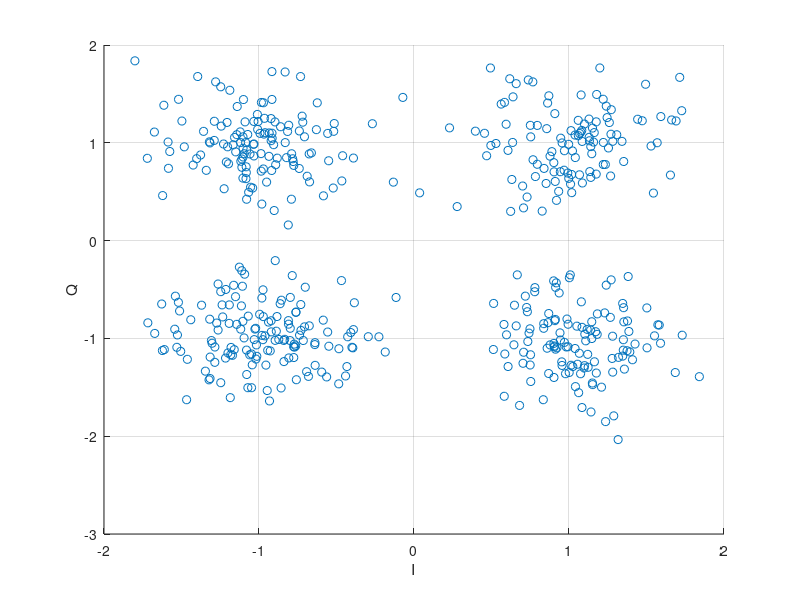

Recreate this plot in MATLAB. (Note: this script raises an error after producing the figure.)
clc;
clearvars;

% QPSK

random_bits = randi([0 1], 1, 1000);

bits_qpsk = reshape(random_bits, 2, []);

symbols = [];

% Convert bit pairs into QPSK symbols
for k = 1:size(bits_qpsk, 2)

    I = 1 - 2*bits_qpsk(1,k);
    Q = 1 - 2*bits_qpsk(2,k);

    symbols(k) = I + 1i*Q;

end


% Show constellation at SNR = 10 dB

snr = 10;

rx = awgn(symbols, snr, 'measured');

scatter(real(rx), imag(rx));
grid on;
xlabel('I');
ylabel('Q');
xline(0);
yline(0);
title('QPSK Constellation');


% Calculate Symbol Error Rate for different SNR values

snrRange = 0:0.01:20;

symbolErrorRate = [];

for s = 1:numel(snrRange)

    snrHere = snrRange(s);

    rxRange = awgn(symbols, snrHere, 'measured');

    detectedSymbols = [];

    % Detect every received symbol
    for k = 1:numel(rxRange)

        if real(rxRange(k)) > 0
            I = 1;
        else
            I = -1;
        end

        if imag(rxRange(k)) > 0
            Q = 1;
        else
            Q = -1;
        end

        detectedSymbols(k) = I + 1i*Q;

    end

    % Count wrong symbols
    count = 0;

    for k = 1:numel(symbols)

        if detectedSymbols(k) ~= symbols(k)
            count = count + 1;
        end

    end

    symbolErrorRate(s) = count / numel(symbols);

end


figure;

plot(snrRange, symbolErrorRate);

xlabel('SNR (dB)');
ylabel('Symbol Error Rate');
title('QPSK SER vs SNR');
grid on;
